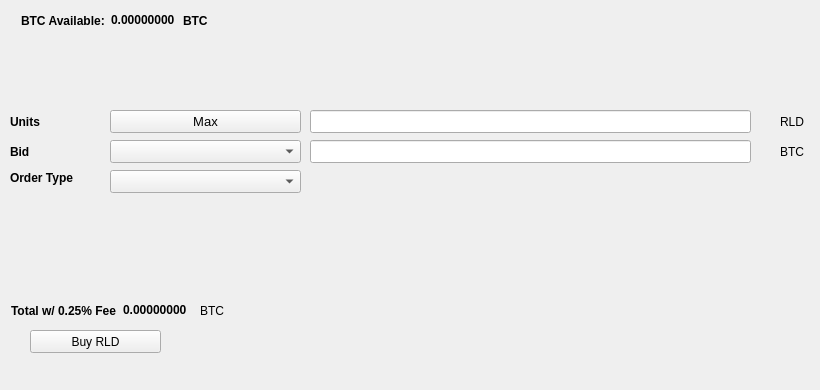
   <widget class="QWidget" name="BuyTab">
    <attribute name="title">
     <string>Buy</string>
    </attribute>
    <widget class="QPushButton" name="BuyRLD">
     <property name="geometry">
      <rect>
       <x>30</x>
       <y>330</y>
       <width>131</width>
       <height>23</height>
      </rect>
     </property>
     <property name="text">
      <string>Buy RLD</string>
     </property>
     <property name="icon">
      <iconset resource="../rld.qrc">
       <normaloff>:/icons/bitcoin</normaloff>:/icons/bitcoin</iconset>
     </property>
    </widget>
    <widget class="QLabel" name="label_3">
     <property name="geometry">
      <rect>
       <x>10</x>
       <y>110</y>
       <width>46</width>
       <height>23</height>
      </rect>
     </property>
     <property name="font">
      <font>
       <weight>75</weight>
       <bold>true</bold>
      </font>
     </property>
     <property name="text">
      <string>Units</string>
     </property>
    </widget>
    <widget class="QLineEdit" name="UnitsInput">
     <property name="geometry">
      <rect>
       <x>310</x>
       <y>110</y>
       <width>441</width>
       <height>23</height>
      </rect>
     </property>
     <property name="font">
      <font>
       <pointsize>9</pointsize>
       <weight>75</weight>
       <bold>true</bold>
      </font>
     </property>
    </widget>
    <widget class="QLineEdit" name="BuyBidPriceEdit">
     <property name="geometry">
      <rect>
       <x>310</x>
       <y>140</y>
       <width>441</width>
       <height>23</height>
      </rect>
     </property>
     <property name="font">
      <font>
       <pointsize>9</pointsize>
       <weight>75</weight>
       <bold>true</bold>
      </font>
     </property>
    </widget>
    <widget class="QLabel" name="label_4">
     <property name="geometry">
      <rect>
       <x>780</x>
       <y>110</y>
       <width>31</width>
       <height>23</height>
      </rect>
     </property>
     <property name="text">
      <string>RLD</string>
     </property>
    </widget>
    <widget class="QLabel" name="label_5">
     <property name="geometry">
      <rect>
       <x>780</x>
       <y>140</y>
       <width>31</width>
       <height>23</height>
      </rect>
     </property>
     <property name="text">
      <string>BTC</string>
     </property>
    </widget>
    <widget class="QLabel" name="label_6">
     <property name="geometry">
      <rect>
       <x>10</x>
       <y>140</y>
       <width>46</width>
       <height>23</height>
      </rect>
     </property>
     <property name="font">
      <font>
       <weight>75</weight>
       <bold>true</bold>
      </font>
     </property>
     <property name="text">
      <string>Bid</string>
     </property>
    </widget>
    <widget class="QLabel" name="label_7">
     <property name="geometry">
      <rect>
       <x>10</x>
       <y>170</y>
       <width>91</width>
       <height>16</height>
      </rect>
     </property>
     <property name="font">
      <font>
       <weight>75</weight>
       <bold>true</bold>
      </font>
     </property>
     <property name="text">
      <string>Order Type</string>
     </property>
    </widget>
    <widget class="QPushButton" name="Buy_Max_Amount">
     <property name="geometry">
      <rect>
       <x>110</x>
       <y>110</y>
       <width>191</width>
       <height>23</height>
      </rect>
     </property>
     <property name="font">
      <font>
       <pointsize>10</pointsize>
      </font>
     </property>
     <property name="text">
      <string>Max</string>
     </property>
    </widget>
    <widget class="QComboBox" name="BuyBidcomboBox">
     <property name="geometry">
      <rect>
       <x>110</x>
       <y>140</y>
       <width>191</width>
       <height>23</height>
      </rect>
     </property>
     <property name="font">
      <font>
       <pointsize>10</pointsize>
      </font>
     </property>
    </widget>
    <widget class="QComboBox" name="buyOrdertypeCombo">
     <property name="geometry">
      <rect>
       <x>110</x>
       <y>170</y>
       <width>191</width>
       <height>23</height>
      </rect>
     </property>
     <property name="font">
      <font>
       <pointsize>10</pointsize>
      </font>
     </property>
    </widget>
    <widget class="QWidget" name="layoutWidget1">
     <property name="geometry">
      <rect>
       <x>21</x>
       <y>11</y>
       <width>227</width>
       <height>19</height>
      </rect>
     </property>
     <layout class="QHBoxLayout" name="horizontalLayout_3">
      <item>
       <widget class="QLabel" name="label232">
        <property name="font">
         <font>
          <weight>75</weight>
          <bold>true</bold>
         </font>
        </property>
        <property name="text">
         <string>BTC Available:</string>
        </property>
       </widget>
      </item>
      <item>
       <widget class="QLabel" name="BtcAvailableLbl">
        <property name="palette">
         <palette>
          <active>
           <colorrole role="WindowText">
            <brush brushstyle="SolidPattern">
             <color alpha="255">
              <red>0</red>
              <green>0</green>
              <blue>0</blue>
             </color>
            </brush>
           </colorrole>
           <colorrole role="Button">
            <brush brushstyle="SolidPattern">
             <color alpha="255">
              <red>0</red>
              <green>170</green>
              <blue>0</blue>
             </color>
            </brush>
           </colorrole>
           <colorrole role="Light">
            <brush brushstyle="SolidPattern">
             <color alpha="255">
              <red>0</red>
              <green>255</green>
              <blue>0</blue>
             </color>
            </brush>
           </colorrole>
           <colorrole role="Midlight">
            <brush brushstyle="SolidPattern">
             <color alpha="255">
              <red>0</red>
              <green>212</green>
              <blue>0</blue>
             </color>
            </brush>
           </colorrole>
           <colorrole role="Dark">
            <brush brushstyle="SolidPattern">
             <color alpha="255">
              <red>0</red>
              <green>85</green>
              <blue>0</blue>
             </color>
            </brush>
           </colorrole>
           <colorrole role="Mid">
            <brush brushstyle="SolidPattern">
             <color alpha="255">
              <red>0</red>
              <green>113</green>
              <blue>0</blue>
             </color>
            </brush>
           </colorrole>
           <colorrole role="Text">
            <brush brushstyle="SolidPattern">
             <color alpha="255">
              <red>0</red>
              <green>170</green>
              <blue>0</blue>
             </color>
            </brush>
           </colorrole>
           <colorrole role="BrightText">
            <brush brushstyle="SolidPattern">
             <color alpha="255">
              <red>255</red>
              <green>255</green>
              <blue>255</blue>
             </color>
            </brush>
           </colorrole>
           <colorrole role="ButtonText">
            <brush brushstyle="SolidPattern">
             <color alpha="255">
              <red>0</red>
              <green>0</green>
              <blue>0</blue>
             </color>
            </brush>
           </colorrole>
           <colorrole role="Base">
            <brush brushstyle="SolidPattern">
             <color alpha="255">
              <red>255</red>
              <green>255</green>
              <blue>255</blue>
             </color>
            </brush>
           </colorrole>
           <colorrole role="Window">
            <brush brushstyle="SolidPattern">
             <color alpha="255">
              <red>0</red>
              <green>170</green>
              <blue>0</blue>
             </color>
            </brush>
           </colorrole>
           <colorrole role="Shadow">
            <brush brushstyle="SolidPattern">
             <color alpha="255">
              <red>0</red>
              <green>0</green>
              <blue>0</blue>
             </color>
            </brush>
           </colorrole>
           <colorrole role="AlternateBase">
            <brush brushstyle="SolidPattern">
             <color alpha="255">
              <red>127</red>
              <green>212</green>
              <blue>127</blue>
             </color>
            </brush>
           </colorrole>
           <colorrole role="ToolTipBase">
            <brush brushstyle="SolidPattern">
             <color alpha="255">
              <red>255</red>
              <green>255</green>
              <blue>220</blue>
             </color>
            </brush>
           </colorrole>
           <colorrole role="ToolTipText">
            <brush brushstyle="SolidPattern">
             <color alpha="255">
              <red>0</red>
              <green>0</green>
              <blue>0</blue>
             </color>
            </brush>
           </colorrole>
          </active>
          <inactive>
           <colorrole role="WindowText">
            <brush brushstyle="SolidPattern">
             <color alpha="255">
              <red>0</red>
              <green>0</green>
              <blue>0</blue>
             </color>
            </brush>
           </colorrole>
           <colorrole role="Button">
            <brush brushstyle="SolidPattern">
             <color alpha="255">
              <red>0</red>
              <green>170</green>
              <blue>0</blue>
             </color>
            </brush>
           </colorrole>
           <colorrole role="Light">
            <brush brushstyle="SolidPattern">
             <color alpha="255">
              <red>0</red>
              <green>255</green>
              <blue>0</blue>
             </color>
            </brush>
           </colorrole>
           <colorrole role="Midlight">
            <brush brushstyle="SolidPattern">
             <color alpha="255">
              <red>0</red>
              <green>212</green>
              <blue>0</blue>
             </color>
            </brush>
           </colorrole>
           <colorrole role="Dark">
            <brush brushstyle="SolidPattern">
             <color alpha="255">
              <red>0</red>
              <green>85</green>
              <blue>0</blue>
             </color>
            </brush>
           </colorrole>
           <colorrole role="Mid">
            <brush brushstyle="SolidPattern">
             <color alpha="255">
              <red>0</red>
              <green>113</green>
              <blue>0</blue>
             </color>
            </brush>
           </colorrole>
           <colorrole role="Text">
            <brush brushstyle="SolidPattern">
             <color alpha="255">
              <red>0</red>
              <green>170</green>
              <blue>0</blue>
             </color>
            </brush>
           </colorrole>
           <colorrole role="BrightText">
            <brush brushstyle="SolidPattern">
             <color alpha="255">
              <red>255</red>
              <green>255</green>
              <blue>255</blue>
             </color>
            </brush>
           </colorrole>
           <colorrole role="ButtonText">
            <brush brushstyle="SolidPattern">
             <color alpha="255">
              <red>0</red>
              <green>0</green>
              <blue>0</blue>
             </color>
            </brush>
           </colorrole>
           <colorrole role="Base">
            <brush brushstyle="SolidPattern">
             <color alpha="255">
              <red>255</red>
              <green>255</green>
              <blue>255</blue>
             </color>
            </brush>
           </colorrole>
           <colorrole role="Window">
            <brush brushstyle="SolidPattern">
             <color alpha="255">
              <red>0</red>
              <green>170</green>
              <blue>0</blue>
             </color>
            </brush>
           </colorrole>
           <colorrole role="Shadow">
            <brush brushstyle="SolidPattern">
             <color alpha="255">
              <red>0</red>
              <green>0</green>
              <blue>0</blue>
             </color>
            </brush>
           </colorrole>
           <colorrole role="AlternateBase">
            <brush brushstyle="SolidPattern">
             <color alpha="255">
              <red>127</red>
              <green>212</green>
              <blue>127</blue>
             </color>
            </brush>
           </colorrole>
           <colorrole role="ToolTipBase">
            <brush brushstyle="SolidPattern">
             <color alpha="255">
              <red>255</red>
              <green>255</green>
              <blue>220</blue>
             </color>
            </brush>
           </colorrole>
           <colorrole role="ToolTipText">
            <brush brushstyle="SolidPattern">
             <color alpha="255">
              <red>0</red>
              <green>0</green>
              <blue>0</blue>
             </color>
            </brush>
           </colorrole>
          </inactive>
          <disabled>
           <colorrole role="WindowText">
            <brush brushstyle="SolidPattern">
             <color alpha="255">
              <red>0</red>
              <green>85</green>
              <blue>0</blue>
             </color>
            </brush>
           </colorrole>
           <colorrole role="Button">
            <brush brushstyle="SolidPattern">
             <color alpha="255">
              <red>0</red>
              <green>170</green>
              <blue>0</blue>
             </color>
            </brush>
           </colorrole>
           <colorrole role="Light">
            <brush brushstyle="SolidPattern">
             <color alpha="255">
              <red>0</red>
              <green>255</green>
              <blue>0</blue>
             </color>
            </brush>
           </colorrole>
           <colorrole role="Midlight">
            <brush brushstyle="SolidPattern">
             <color alpha="255">
              <red>0</red>
              <green>212</green>
              <blue>0</blue>
             </color>
            </brush>
           </colorrole>
           <colorrole role="Dark">
            <brush brushstyle="SolidPattern">
             <color alpha="255">
              <red>0</red>
              <green>85</green>
              <blue>0</blue>
             </color>
            </brush>
           </colorrole>
           <colorrole role="Mid">
            <brush brushstyle="SolidPattern">
             <color alpha="255">
              <red>0</red>
              <green>113</green>
              <blue>0</blue>
             </color>
            </brush>
           </colorrole>
           <colorrole role="Text">
            <brush brushstyle="SolidPattern">
             <color alpha="255">
              <red>0</red>
              <green>85</green>
              <blue>0</blue>
             </color>
            </brush>
           </colorrole>
           <colorrole role="BrightText">
            <brush brushstyle="SolidPattern">
             <color alpha="255">
              <red>255</red>
              <green>255</green>
              <blue>255</blue>
             </color>
            </brush>
           </colorrole>
           <colorrole role="ButtonText">
            <brush brushstyle="SolidPattern">
             <color alpha="255">
              <red>0</red>
              <green>85</green>
              <blue>0</blue>
             </color>
            </brush>
           </colorrole>
           <colorrole role="Base">
            <brush brushstyle="SolidPattern">
             <color alpha="255">
              <red>0</red>
              <green>170</green>
              <blue>0</blue>
             </color>
            </brush>
           </colorrole>
           <colorrole role="Window">
            <brush brushstyle="SolidPattern">
             <color alpha="255">
              <red>0</red>
              <green>170</green>
              <blue>0</blue>
             </color>
            </brush>
           </colorrole>
           <colorrole role="Shadow">
            <brush brushstyle="SolidPattern">
             <color alpha="255">
              <red>0</red>
              <green>0</green>
              <blue>0</blue>
             </color>
            </brush>
           </colorrole>
           <colorrole role="AlternateBase">
            <brush brushstyle="SolidPattern">
             <color alpha="255">
              <red>0</red>
              <green>170</green>
              <blue>0</blue>
             </color>
            </brush>
           </colorrole>
           <colorrole role="ToolTipBase">
            <brush brushstyle="SolidPattern">
             <color alpha="255">
              <red>255</red>
              <green>255</green>
              <blue>220</blue>
             </color>
            </brush>
           </colorrole>
           <colorrole role="ToolTipText">
            <brush brushstyle="SolidPattern">
             <color alpha="255">
              <red>0</red>
              <green>0</green>
              <blue>0</blue>
             </color>
            </brush>
           </colorrole>
          </disabled>
         </palette>
        </property>
        <property name="font">
         <font>
          <weight>75</weight>
          <bold>true</bold>
         </font>
        </property>
        <property name="text">
         <string>0.00000000</string>
        </property>
        <property name="textInteractionFlags">
         <set>Qt::LinksAccessibleByMouse|Qt::TextSelectableByKeyboard|Qt::TextSelectableByMouse</set>
        </property>
       </widget>
      </item>
      <item>
       <widget class="QLabel" name="BtcAvailableLbl_2">
        <property name="font">
         <font>
          <weight>75</weight>
          <bold>true</bold>
         </font>
        </property>
        <property name="text">
         <string>BTC</string>
        </property>
       </widget>
      </item>
     </layout>
    </widget>
    <widget class="QWidget" name="layoutWidge2">
     <property name="geometry">
      <rect>
       <x>11</x>
       <y>301</y>
       <width>259</width>
       <height>19</height>
      </rect>
     </property>
     <layout class="QHBoxLayout" name="horizontalLayout_4">
      <item>
       <widget class="QLabel" name="label_9">
        <property name="font">
         <font>
          <weight>75</weight>
          <bold>true</bold>
         </font>
        </property>
        <property name="text">
         <string>Total w/ 0.25% Fee</string>
        </property>
       </widget>
      </item>
      <item>
       <widget class="QLabel" name="BuyCostLabel">
        <property name="palette">
         <palette>
          <active>
           <colorrole role="WindowText">
            <brush brushstyle="SolidPattern">
             <color alpha="255">
              <red>0</red>
              <green>0</green>
              <blue>0</blue>
             </color>
            </brush>
           </colorrole>
           <colorrole role="Button">
            <brush brushstyle="SolidPattern">
             <color alpha="255">
              <red>0</red>
              <green>170</green>
              <blue>0</blue>
             </color>
            </brush>
           </colorrole>
           <colorrole role="Light">
            <brush brushstyle="SolidPattern">
             <color alpha="255">
              <red>0</red>
              <green>255</green>
              <blue>0</blue>
             </color>
            </brush>
           </colorrole>
           <colorrole role="Midlight">
            <brush brushstyle="SolidPattern">
             <color alpha="255">
              <red>0</red>
              <green>212</green>
              <blue>0</blue>
             </color>
            </brush>
           </colorrole>
           <colorrole role="Dark">
            <brush brushstyle="SolidPattern">
             <color alpha="255">
              <red>0</red>
              <green>85</green>
              <blue>0</blue>
             </color>
            </brush>
           </colorrole>
           <colorrole role="Mid">
            <brush brushstyle="SolidPattern">
             <color alpha="255">
              <red>0</red>
              <green>113</green>
              <blue>0</blue>
             </color>
            </brush>
           </colorrole>
           <colorrole role="Text">
            <brush brushstyle="SolidPattern">
             <color alpha="255">
              <red>0</red>
              <green>170</green>
              <blue>0</blue>
             </color>
            </brush>
           </colorrole>
           <colorrole role="BrightText">
            <brush brushstyle="SolidPattern">
             <color alpha="255">
              <red>255</red>
              <green>255</green>
              <blue>255</blue>
             </color>
            </brush>
           </colorrole>
           <colorrole role="ButtonText">
            <brush brushstyle="SolidPattern">
             <color alpha="255">
              <red>0</red>
              <green>0</green>
              <blue>0</blue>
             </color>
            </brush>
           </colorrole>
           <colorrole role="Base">
            <brush brushstyle="SolidPattern">
             <color alpha="255">
              <red>255</red>
              <green>255</green>
              <blue>255</blue>
             </color>
            </brush>
           </colorrole>
           <colorrole role="Window">
            <brush brushstyle="SolidPattern">
             <color alpha="255">
              <red>0</red>
              <green>170</green>
              <blue>0</blue>
             </color>
            </brush>
           </colorrole>
           <colorrole role="Shadow">
            <brush brushstyle="SolidPattern">
             <color alpha="255">
              <red>0</red>
              <green>0</green>
              <blue>0</blue>
             </color>
            </brush>
           </colorrole>
           <colorrole role="AlternateBase">
            <brush brushstyle="SolidPattern">
             <color alpha="255">
              <red>127</red>
              <green>212</green>
              <blue>127</blue>
             </color>
            </brush>
           </colorrole>
           <colorrole role="ToolTipBase">
            <brush brushstyle="SolidPattern">
             <color alpha="255">
              <red>255</red>
              <green>255</green>
              <blue>220</blue>
             </color>
            </brush>
           </colorrole>
           <colorrole role="ToolTipText">
            <brush brushstyle="SolidPattern">
             <color alpha="255">
              <red>0</red>
              <green>0</green>
              <blue>0</blue>
             </color>
            </brush>
           </colorrole>
          </active>
          <inactive>
           <colorrole role="WindowText">
            <brush brushstyle="SolidPattern">
             <color alpha="255">
              <red>0</red>
              <green>0</green>
              <blue>0</blue>
             </color>
            </brush>
           </colorrole>
           <colorrole role="Button">
            <brush brushstyle="SolidPattern">
             <color alpha="255">
              <red>0</red>
              <green>170</green>
              <blue>0</blue>
             </color>
            </brush>
           </colorrole>
           <colorrole role="Light">
            <brush brushstyle="SolidPattern">
             <color alpha="255">
              <red>0</red>
              <green>255</green>
              <blue>0</blue>
             </color>
            </brush>
           </colorrole>
           <colorrole role="Midlight">
            <brush brushstyle="SolidPattern">
             <color alpha="255">
              <red>0</red>
              <green>212</green>
              <blue>0</blue>
             </color>
            </brush>
           </colorrole>
           <colorrole role="Dark">
            <brush brushstyle="SolidPattern">
             <color alpha="255">
              <red>0</red>
              <green>85</green>
              <blue>0</blue>
             </color>
            </brush>
           </colorrole>
           <colorrole role="Mid">
            <brush brushstyle="SolidPattern">
             <color alpha="255">
              <red>0</red>
              <green>113</green>
              <blue>0</blue>
             </color>
            </brush>
           </colorrole>
           <colorrole role="Text">
            <brush brushstyle="SolidPattern">
             <color alpha="255">
              <red>0</red>
              <green>170</green>
              <blue>0</blue>
             </color>
            </brush>
           </colorrole>
           <colorrole role="BrightText">
            <brush brushstyle="SolidPattern">
             <color alpha="255">
              <red>255</red>
              <green>255</green>
              <blue>255</blue>
             </color>
            </brush>
           </colorrole>
           <colorrole role="ButtonText">
            <brush brushstyle="SolidPattern">
             <color alpha="255">
              <red>0</red>
              <green>0</green>
              <blue>0</blue>
             </color>
            </brush>
           </colorrole>
           <colorrole role="Base">
            <brush brushstyle="SolidPattern">
             <color alpha="255">
              <red>255</red>
              <green>255</green>
              <blue>255</blue>
             </color>
            </brush>
           </colorrole>
           <colorrole role="Window">
            <brush brushstyle="SolidPattern">
             <color alpha="255">
              <red>0</red>
              <green>170</green>
              <blue>0</blue>
             </color>
            </brush>
           </colorrole>
           <colorrole role="Shadow">
            <brush brushstyle="SolidPattern">
             <color alpha="255">
              <red>0</red>
              <green>0</green>
              <blue>0</blue>
             </color>
            </brush>
           </colorrole>
           <colorrole role="AlternateBase">
            <brush brushstyle="SolidPattern">
             <color alpha="255">
              <red>127</red>
              <green>212</green>
              <blue>127</blue>
             </color>
            </brush>
           </colorrole>
           <colorrole role="ToolTipBase">
            <brush brushstyle="SolidPattern">
             <color alpha="255">
              <red>255</red>
              <green>255</green>
              <blue>220</blue>
             </color>
            </brush>
           </colorrole>
           <colorrole role="ToolTipText">
            <brush brushstyle="SolidPattern">
             <color alpha="255">
              <red>0</red>
              <green>0</green>
              <blue>0</blue>
             </color>
            </brush>
           </colorrole>
          </inactive>
          <disabled>
           <colorrole role="WindowText">
            <brush brushstyle="SolidPattern">
             <color alpha="255">
              <red>0</red>
              <green>85</green>
              <blue>0</blue>
             </color>
            </brush>
           </colorrole>
           <colorrole role="Button">
            <brush brushstyle="SolidPattern">
             <color alpha="255">
              <red>0</red>
              <green>170</green>
              <blue>0</blue>
             </color>
            </brush>
           </colorrole>
           <colorrole role="Light">
            <brush brushstyle="SolidPattern">
             <color alpha="255">
              <red>0</red>
              <green>255</green>
              <blue>0</blue>
             </color>
            </brush>
           </colorrole>
           <colorrole role="Midlight">
            <brush brushstyle="SolidPattern">
             <color alpha="255">
              <red>0</red>
              <green>212</green>
              <blue>0</blue>
             </color>
            </brush>
           </colorrole>
           <colorrole role="Dark">
            <brush brushstyle="SolidPattern">
             <color alpha="255">
              <red>0</red>
              <green>85</green>
              <blue>0</blue>
             </color>
            </brush>
           </colorrole>
           <colorrole role="Mid">
            <brush brushstyle="SolidPattern">
             <color alpha="255">
              <red>0</red>
              <green>113</green>
              <blue>0</blue>
             </color>
            </brush>
           </colorrole>
           <colorrole role="Text">
            <brush brushstyle="SolidPattern">
             <color alpha="255">
              <red>0</red>
              <green>85</green>
              <blue>0</blue>
             </color>
            </brush>
           </colorrole>
           <colorrole role="BrightText">
            <brush brushstyle="SolidPattern">
             <color alpha="255">
              <red>255</red>
              <green>255</green>
              <blue>255</blue>
             </color>
            </brush>
           </colorrole>
           <colorrole role="ButtonText">
            <brush brushstyle="SolidPattern">
             <color alpha="255">
              <red>0</red>
              <green>85</green>
              <blue>0</blue>
             </color>
            </brush>
           </colorrole>
           <colorrole role="Base">
            <brush brushstyle="SolidPattern">
             <color alpha="255">
              <red>0</red>
              <green>170</green>
              <blue>0</blue>
             </color>
            </brush>
           </colorrole>
           <colorrole role="Window">
            <brush brushstyle="SolidPattern">
             <color alpha="255">
              <red>0</red>
              <green>170</green>
              <blue>0</blue>
             </color>
            </brush>
           </colorrole>
           <colorrole role="Shadow">
            <brush brushstyle="SolidPattern">
             <color alpha="255">
              <red>0</red>
              <green>0</green>
              <blue>0</blue>
             </color>
            </brush>
           </colorrole>
           <colorrole role="AlternateBase">
            <brush brushstyle="SolidPattern">
             <color alpha="255">
              <red>0</red>
              <green>170</green>
              <blue>0</blue>
             </color>
            </brush>
           </colorrole>
           <colorrole role="ToolTipBase">
            <brush brushstyle="SolidPattern">
             <color alpha="255">
              <red>255</red>
              <green>255</green>
              <blue>220</blue>
             </color>
            </brush>
           </colorrole>
           <colorrole role="ToolTipText">
            <brush brushstyle="SolidPattern">
             <color alpha="255">
              <red>0</red>
              <green>0</green>
              <blue>0</blue>
             </color>
            </brush>
           </colorrole>
          </disabled>
         </palette>
        </property>
        <property name="font">
         <font>
          <weight>75</weight>
          <bold>true</bold>
         </font>
        </property>
        <property name="autoFillBackground">
         <bool>false</bool>
        </property>
        <property name="text">
         <string>0.00000000</string>
        </property>
        <property name="textInteractionFlags">
         <set>Qt::LinksAccessibleByMouse|Qt::TextSelectableByMouse</set>
        </property>
       </widget>
      </item>
      <item>
       <widget class="QLabel" name="label_10">
        <property name="font">
         <font>
          <weight>50</weight>
          <bold>false</bold>
         </font>
        </property>
        <property name="text">
         <string>BTC</string>
        </property>
       </widget>
      </item>
     </layout>
    </widget>
    <widget class="QLabel" name="label_24">
     <property name="geometry">
      <rect>
       <x>460</x>
       <y>300</y>
       <width>281</width>
       <height>81</height>
      </rect>
     </property>
     <property name="text">
      <string/>
     </property>
     <property name="pixmap">
      <pixmap>:/images/bittrex</pixmap>
     </property>
    </widget>
   </widget>
